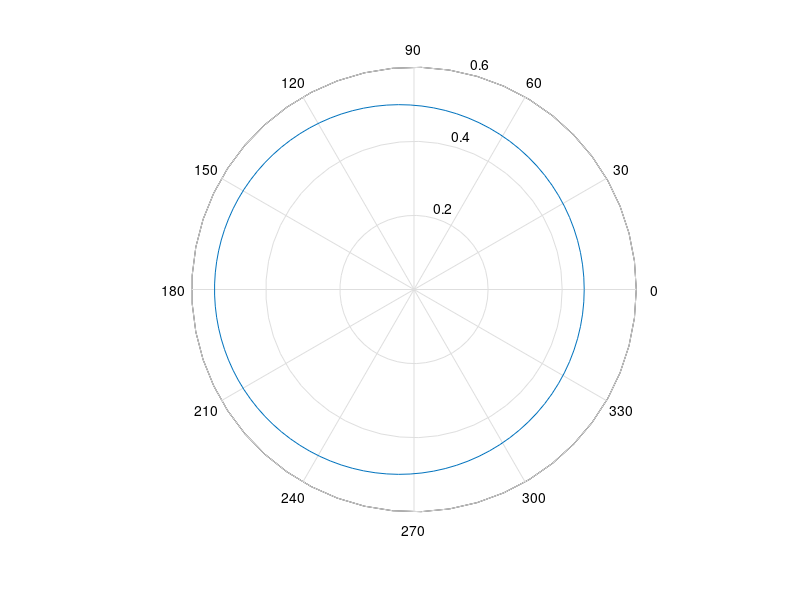

Reproduce this figure in MATLAB.
clear all
close all
clc

% Parameters
chi = .5; % Radius
center = 0; % Center (x0 + i*y0)
zf = 45;
z0 = 50;

% Create circle points
theta = linspace(0, 2*pi, 100);
gamma = center + chi * exp(1i*theta);

z = (1 + gamma) ./ (1 - gamma) * zf;
gamma_z0 = (z - z0)./ (z + z0);
polar(angle(gamma_z0),abs(gamma_z0))
